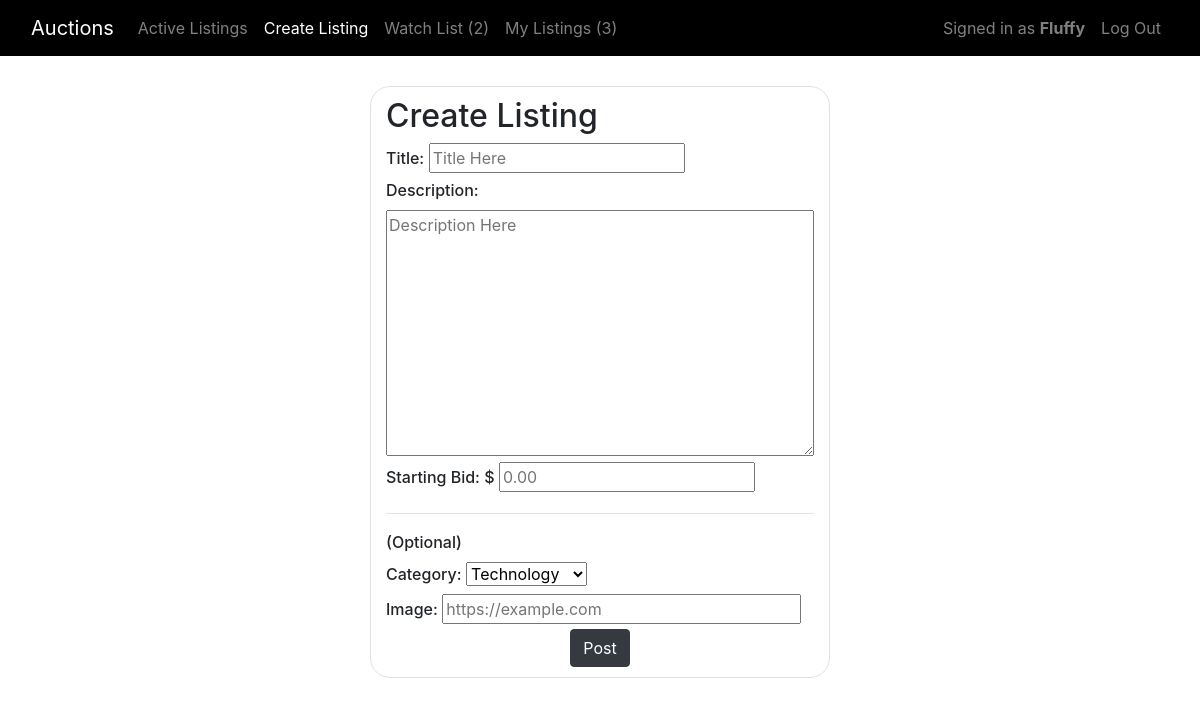
Screenshot of /create (signed in) with the database file from the repository.
### auctions/models.py (models this page shows, shortened)
class User(AbstractUser):
    def __str__(self):
        return f"{self.username}"

class WatchList(models.Model):
    user = models.OneToOneField(User, on_delete=models.CASCADE, related_name='watchlist')
    listings = models.ManyToManyField(Listing, blank=True, related_name='listings')

### auctions/views.py (the view)
# urls.py: path("create", views.create, name="create"),
def create(request):
    if request.method == 'POST':
        category = Category.objects.get(name = request.POST['category'] )
        new_listing = Listing(title = request.POST['title'] , user = request.user, description = request.POST['description'], image = request.POST['image'])
        new_listing.save()
        new_listing.categories.add(category)
        new_bid = Bid(listing = new_listing, user = request.user, value = float(request.POST['starting_bid']), date = datetime.datetime.now(), is_starting=True, is_current=True)
        new_bid.save()
        return HttpResponseRedirect(reverse("index"))
    else:
        return render(request, "auctions/create.html", {
            "categories": Category.objects.all()
        })

### auctions/models.py (called while the page is built)
    def __str__(self):
        return f"{self.name}"

### auctions/templates/auctions/create.html (shortened to what this page needs)
{% extends "auctions/layout.html" %}
{% block nav_item_create %}active{% endblock nav_item_create %}
{% block body %}
    {% if user.is_authenticated %}
    <div class="container-fluid">
        <div class="row border create-margins">
            <div class="col  create-col-main">
                <h2>Create Listing</h2>
                <form action="{% url 'create' %}" method="POST">
                    <div>
                        <label>Title:</label>
                        <input type="text" name="title" placeholder="Title Here" required>
                    </div>
                    <div>
                        <label>Description:</label>
                        <div><textarea class="create-description" name="description" cols="30" rows="10" placeholder="Description Here" required></textarea></div>
                    </div>
                    <div>
                        <label>Starting Bid: $</label>
                        <input name="starting_bid" type="number" min="0" step="0.01" placeholder="0.00" required>
                    </div>
                    <hr>
                    <label>(Optional)</label>
                    <div>
                        <label>Category: </label>
                        <select name="category">
                            {% for category in categories %}
                                <option value="{{ category.name }}">{{ category }}</option>
                            {% endfor %}
                        </select>
                    </div>
                    <div>
                        <label>Image:</label>
                        <input name="image" type="url"  placeholder="https://example.com" pattern="https://.*" size="30" required>
                    </div>
                    <div class="text-center">
                        <input class="create-submit-button btn btn-dark" type="submit" value="Post"></input>
                    </div>
                </form>
            </div>
        </div>
    </div>
    {% else %}
    Sign in to create a Listing!.
    {% endif %}
{% endblock %}

### auctions/templates/auctions/layout.html (shortened to what this page needs)
{% load static %}
<!DOCTYPE html>
<html lang="en">
    <head>
        <link rel="stylesheet" href="https://stackpath.bootstrapcdn.com/bootstrap/4.4.1/css/bootstrap.min.css">
        <link href="{% static 'auctions/styles.css' %}" rel="stylesheet">
    </head>
    <body>
        <nav class="navbar navbar-expand-lg navbar-dark sticky-top">
            <div class="container-fluid">
                <a class="navbar-brand" href="{% url 'index' %}">Auctions</a>
                <div class="collapse navbar-collapse" id="navbarNavAltMarkup">
                    <ul class="navbar-nav mr-auto">
                        <li class="nav-item {% block nav_item_listings %}{% endblock nav_item_listings %}">
                            <a class="nav-link" aria-current="page" href="{% url 'index' %}">Active Listings</a>
                        </li>
                        {% if user.is_authenticated %}
                        <li class="nav-item {% block nav_item_create %}{% endblock nav_item_create %}">
                            <a class="nav-link" href="{% url 'create' %}">Create Listing</a>
                        </li>
                        <li class="nav-item {% block nav_item_watchlist %}{% endblock nav_item_watchlist %}">
                            <a class="nav-link" href="{% url 'watchlist' %}">
                                Watch List
                                <span>
                                {% if user.watchlist.listings.all.count > 0 %}
                                    ({{ user.watchlist.listings.all.count}})
                                {% else %}
                                    (0)
                                {% endif %}
                                </span>
                            </a>
                        </li>
                        <li class="nav-item {% block nav_item_myListings %}{% endblock nav_item_myListings %}">
                            <a class="nav-link" href="{% url 'myListings' %}">
                                My Listings
                                <span>
                                    {% if user.listings.all.count > 0 %}
                                        ({{ user.listings.all.count}})
                                    {% else %}
                                        (0)
                                    {% endif %}
                                </span>
                            </a>
                        </li>
                        {% endif %}
                    </ul>
                    <ul class="navbar-nav ml-auto">
                        {% if user.is_authenticated %}
                        <li class="nav-item">
                            <a class="nav-link" href="#">
                                    Signed in as <strong>{{ user.username }}</strong>
                            </a>
                        </li>
                        <li class="nav-item">
                            <a class="nav-link" href="{% url 'logout' %}">Log Out</a>
                        </li>
                        {% endif %}
                    </ul>
                </div>
            </div>
        </nav>
        <div class="main">
        {% block body %}
        {% endblock %}
        </div>
    </body>
</html>

### auctions/static/auctions/styles.css (style rules this page uses)
.main { padding: 10px; }
.navbar { background-color: black; }
.border { border-radius: 20px; }
.create-margins { margin-top: 20px; margin-left: 30%; margin-right:30%; }
.create-col-main { padding-top: 10px; padding-bottom: 10px; }
label { font-weight: 500; }
.create-description { width: 100%; }

### rows the page displays
User: watchlist.listings.all.count "2", listings.all.count "3", username "Fluffy"

### other values shown
form field category "Technology"
